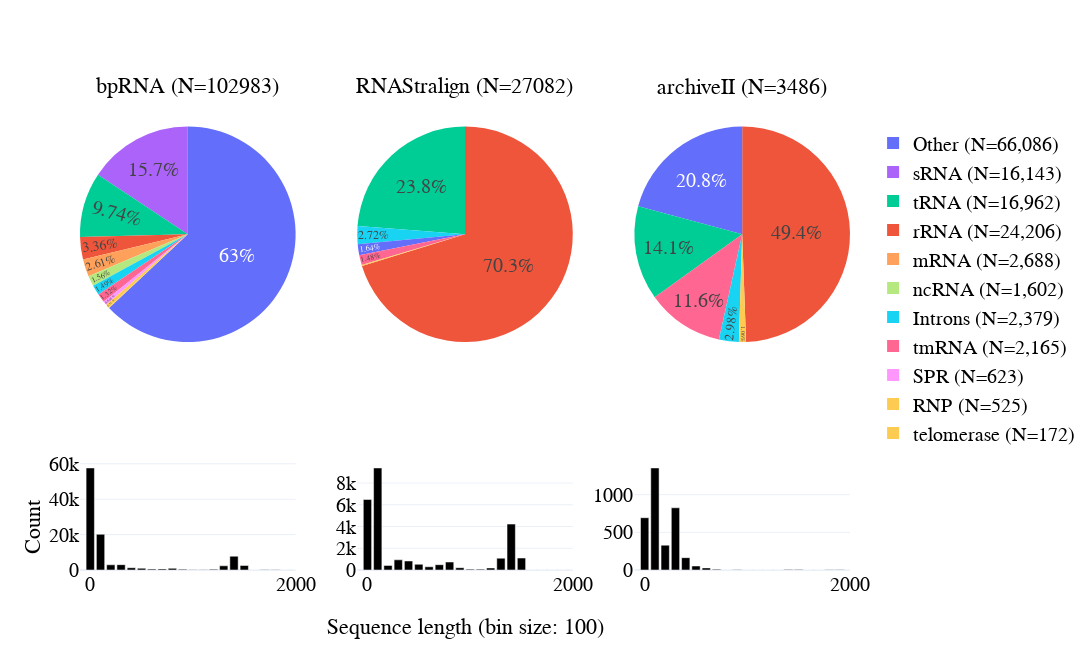

The cell this chart's notebook holds for it:
### Code cell
# show length distribution for each family
import plotly.express as px
import plotly.graph_objects as go

# first row is piechart of family distribution
# second row is histogram of sequence length distribution
# I want it to look like a paper figure

if 'bpRNA-1m(90)' in hists.keys():
    del hists['bpRNA-1m(90)'] 

fig = make_subplots(rows=2, cols=3, specs=[[{'type': 'domain'}]*3, [{'type': 'histogram'}]*3], 
                    subplot_titles=["{} (N={:,})".format(name, np.nansum(df_family[name]).astype(int)) for name in df_family.columns] + ['']*3,
                    vertical_spacing=vertical_spacing,
                    horizontal_spacing=horizontal_spacing,
                    row_heights=[0.5, 0.2],
)

for i in fig['layout']['annotations']:
    i['font'] = dict(size=22)
    

for i, name in enumerate(df_family.columns):
    fig.add_trace(go.Pie(
        labels=df_family.index,
        values=df_family[name],
        name=name,
        textinfo=f'percent',
        texttemplate='%{percent}',
        textposition='inside',
        # colors=px.colors.qualitative.Plotly + [px.colors.qualitative.Plotly[-1]]*10000,
        showlegend=i==0 and name !='Ribonanza',
        # colors
        marker_colors=px.colors.qualitative.Plotly + [px.colors.qualitative.Plotly[-1]]*10000,
        # sort=True,
        # legennd location
        # domain={'x': [0.0, 0.25], 'y': [0.5, 1.0]} if i == 0 else {'x': [0.25, 0.5], 'y': [0.5, 1.0]} if i == 1 else {'x': [0.5, 0.75], 'y': [0.5, 1.0]} if i == 2 else {'x': [0.75, 1.0], 'y': [0.5, 1.0]},
    ), row=1, col=i+1)
    fig.add_trace(go.Bar(
        x=hists[name][1][:-1],
        y=hists[name][0],
        name=name,
        showlegend=False,
        marker_color='rgb(0, 0, 0)',
    ), row=2, col=i+1)
    # fig.update_yaxes(row=2, col=i+1,  range=[0, 50000])
    fig.update_xaxes(row=2, col=i+1, range=[-100, 2000], tick0=0, dtick=2000)
    # make bar width constant
    # add horitontal lines
    fig.update_layout(barmode='overlay', bargap=0.1, bargroupgap=0.1)

# write 'sequence length' at the bottom, centered
fig.add_annotation(dict(
    x=0.5,
    y=-0.15,
    text='Sequence length (bin size: 100)',
    showarrow=False,
    font=dict(size=22),
    xref='paper',
    yref='paper',
    xanchor='center',
    yanchor='bottom',
))

fig.add_annotation(dict(
    x=-0.06,
    y=0.03,
    text='Count',
    showarrow=False,
    font=dict(size=22),
    xref='paper',
    yref='paper',
    xanchor='center',
    yanchor='bottom',
    textangle=-90
), 
)

fig.update_layout(
    height=height,
    width=width,
    title_x=0.5,
    title_y=0.95,
    font_size=20,
    font_family='Arial',
    font_color='black',
    legend_font_size=20,
    legend_font_family='Arial',
    legend_font_color='black',
    legend_x=1.03,
    legend_y=0.95,
    # legend_orientation='h',
    legend_traceorder='normal',
    legend_bordercolor='black',
    template="plotly_white",
)

fig.show()

# save to pdf
import plotly.io as pio
pio.write_image(fig, 'images/family_available_data.pdf')

### Figure 1 — Plotly figure (JSON) as saved in the notebook; plotly's stock layout.template omitted (floating-point values rounded to 4 significant figures; data arrays with more than 128 entries replaced by an {"elided": "..."} marker saying what was removed)
{"data": [{"domain": {"x": [0, 0.28], "y": [0.4286, 1]}, "labels": ["Other (N=66,086)", "rRNA (N=24,206)", "tRNA (N=16,962)", "sRNA (N=16,143)", "mRNA (N=2,688)", "Introns (N=2,379)", "tmRNA (N=2,165)", "ncRNA (N=1,602)", "SPR (N=623)", "RNP (N=525)", "telomerase (N=172)"], "marker": {"colors": {"elided": "10010 str values"}}, "name": "bpRNA", "showlegend": true, "textinfo": "percent", "textposition": "inside", "texttemplate": "%{percent}", "type": "pie", "values": [64916, 3456, 10033, 16143, 2688, 1538, 1361, 1602, 623, 525, 98]}, {"marker": {"color": "rgb(0, 0, 0)"}, "name": "bpRNA", "showlegend": false, "type": "bar", "x": [0, 100, 200, 300, 400, 500, 600, 700, 800, 900, 1000, 1100, 1200, 1300, 1400, 1500, 1600, 1700, 1800, 1900, 2000, 2100, 2200, 2300, 2400, 2500, 2600, 2700, 2800, 2900, 3000, 3100, 3200, 3300, 3400, 3500, 3600, 3700, 3800, 3900, 4000, 4100, 4200, 4300], "xaxis": "x", "y": [57662, 20176, 2935, 3013, 1282, 984, 503, 626, 931, 417, 159, 155, 389, 2374, 7804, 2548, 37, 99, 129, 27, 22, 13, 3, 1, 2, 4, 4, 25, 136, 310, 66, 20, 7, 19, 17, 25, 9, 10, 5, 17, 6, 0, 6, 6], "yaxis": "y"}, {"domain": {"x": [0.36, 0.64], "y": [0.4286, 1]}, "labels": ["Other (N=66,086)", "rRNA (N=24,206)", "tRNA (N=16,962)", "sRNA (N=16,143)", "mRNA (N=2,688)", "Introns (N=2,379)", "tmRNA (N=2,165)", "ncRNA (N=1,602)", "SPR (N=623)", "RNP (N=525)", "telomerase (N=172)"], "marker": {"colors": {"elided": "10010 str values"}}, "name": "RNAStralign", "showlegend": false, "textinfo": "percent", "textposition": "inside", "texttemplate": "%{percent}", "type": "pie", "values": [445, 19027, 6436, 0, 0, 737, 400, 0, 0, 0, 37]}, {"marker": {"color": "rgb(0, 0, 0)"}, "name": "RNAStralign", "showlegend": false, "type": "bar", "x": [0, 100, 200, 300, 400, 500, 600, 700, 800, 900, 1000, 1100, 1200, 1300, 1400, 1500, 1600, 1700, 1800, 1900, 2000, 2100, 2200, 2300, 2400, 2500, 2600, 2700, 2800, 2900, 3000, 3100, 3200, 3300, 3400, 3500, 3600, 3700, 3800, 3900, 4000, 4100, 4200, 4300], "xaxis": "x2", "y": [6490, 9389, 424, 936, 831, 523, 297, 488, 732, 212, 80, 79, 185, 1087, 4223, 1100, 3, 1, 2, 0, 0, 0, 0, 0, 0, 0, 0, 0, 0, 0, 0, 0, 0, 0, 0, 0, 0, 0, 0, 0, 0, 0, 0, 0], "yaxis": "y2"}, {"domain": {"x": [0.72, 1], "y": [0.4286, 1]}, "labels": ["Other (N=66,086)", "rRNA (N=24,206)", "tRNA (N=16,962)", "sRNA (N=16,143)", "mRNA (N=2,688)", "Introns (N=2,379)", "tmRNA (N=2,165)", "ncRNA (N=1,602)", "SPR (N=623)", "RNP (N=525)", "telomerase (N=172)"], "marker": {"colors": {"elided": "10010 str values"}}, "name": "archiveII", "showlegend": false, "textinfo": "percent", "textposition": "inside", "texttemplate": "%{percent}", "type": "pie", "values": [725, 1723, 493, 0, 0, 104, 404, 0, 0, 0, 37]}, {"marker": {"color": "rgb(0, 0, 0)"}, "name": "archiveII", "showlegend": false, "type": "bar", "x": [0, 100, 200, 300, 400, 500, 600, 700, 800, 900, 1000, 1100, 1200, 1300, 1400, 1500, 1600, 1700, 1800, 1900, 2000, 2100, 2200, 2300, 2400, 2500, 2600, 2700, 2800, 2900, 3000, 3100, 3200, 3300, 3400, 3500, 3600, 3700, 3800, 3900, 4000, 4100, 4200, 4300], "xaxis": "x3", "y": [694, 1355, 330, 826, 164, 53, 28, 9, 0, 2, 0, 0, 1, 0, 6, 7, 0, 1, 3, 2, 0, 0, 0, 0, 0, 0, 0, 0, 0, 5, 0, 0, 0, 0, 0, 0, 0, 0, 0, 0, 0, 0, 0, 0], "yaxis": "y3"}], "layout": {"annotations": [{"font": {"size": 22}, "showarrow": false, "text": "bpRNA (N=102983)", "x": 0.14, "xanchor": "center", "xref": "paper", "y": 1, "yanchor": "bottom", "yref": "paper"}, {"font": {"size": 22}, "showarrow": false, "text": "RNAStralign (N=27082)", "x": 0.5, "xanchor": "center", "xref": "paper", "y": 1, "yanchor": "bottom", "yref": "paper"}, {"font": {"size": 22}, "showarrow": false, "text": "archiveII (N=3486)", "x": 0.86, "xanchor": "center", "xref": "paper", "y": 1, "yanchor": "bottom", "yref": "paper"}, {"font": {"size": 22}, "showarrow": false, "text": "Sequence length (bin size: 100)", "x": 0.5, "xanchor": "center", "xref": "paper", "y": -0.15, "yanchor": "bottom", "yref": "paper"}, {"font": {"size": 22}, "showarrow": false, "text": "Count", "textangle": -90, "x": -0.06, "xanchor": "center", "xref": "paper", "y": 0.03, "yanchor": "bottom", "yref": "paper"}], "bargap": 0.1, "bargroupgap": 0.1, "barmode": "overlay", "font": {"color": "black", "family": "Arial", "size": 20}, "height": 650, "legend": {"bordercolor": "black", "font": {"color": "black", "family": "Arial", "size": 20}, "traceorder": "normal", "x": 1.03, "y": 0.95}, "title": {"x": 0.5, "y": 0.95}, "width": 1200, "xaxis": {"anchor": "y", "domain": [0, 0.28], "dtick": 2000, "range": [-100, 2000], "tick0": 0}, "xaxis2": {"anchor": "y2", "domain": [0.36, 0.64], "dtick": 2000, "range": [-100, 2000], "tick0": 0}, "xaxis3": {"anchor": "y3", "domain": [0.72, 1], "dtick": 2000, "range": [-100, 2000], "tick0": 0}, "yaxis": {"anchor": "x", "domain": [0, 0.2286]}, "yaxis2": {"anchor": "x2", "domain": [0, 0.2286]}, "yaxis3": {"anchor": "x3", "domain": [0, 0.2286]}}}
